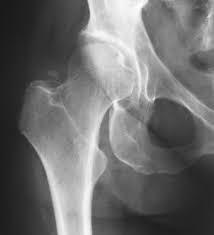
#> input picture pydrillpoints/images/1.jpg, 214 x 235 px
$ python cli.py --filename images/1.jpg
#> lines starting #> are read from the running program, lines starting #| are printed output that depends on the picture; after the words box and inside, x2 and y2 are one past the last pixel; in counts of white or black regions, pixels touching at a corner belong together
### pydrillpoints/detectors/contourdetector.py
import cv2
import numpy as np
from .basedetector import BaseDetector


class ContourDetector(BaseDetector):
    def parse_image(self):
        img = cv2.imread(self.filename,)
#> img is the input picture: shape (235, 214, 3); min 25, max 255, mean 109.3
        gray = cv2.cvtColor(img, cv2.COLOR_BGR2GRAY)
        color_img = cv2.cvtColor(img, cv2.COLOR_BGR2RGB)

        KernelSizeWidth = 3
        KernelSizeHeight = 3
        blurred_img_3v3 = cv2.GaussianBlur(gray,(KernelSizeWidth, KernelSizeHeight),0)

        KernelSizeWidth = 13
        KernelSizeHeight = 13
        blurred_img_13v13 = cv2.GaussianBlur(gray,(KernelSizeWidth, KernelSizeHeight),0)
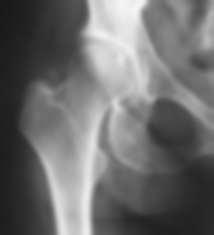
#> blurred_img_13v13: shape (235, 214); min 25, max 245, mean 109.2

        canny_threshold = 30
        canny_param2 = 135
        canny_img = cv2.Canny(blurred_img_3v3, canny_threshold, canny_param2)
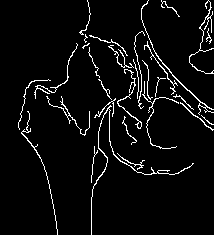
#> canny_img: shape (235, 214); 4.9% white in thin lines or dots

        thresh = cv2.threshold(canny_img, 45, 255, cv2.THRESH_BINARY)[1]
# thresh = cv2.erode(thresh, None, iterations=2)
        thresh = cv2.dilate(thresh, None, iterations=2)
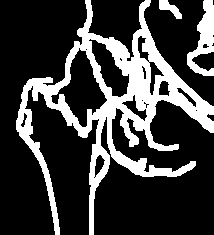
#> thresh: shape (235, 214); 23.9% white; 3 white regions


        contours, hierarchy = cv2.findContours(thresh,cv2.RETR_TREE,cv2.CHAIN_APPROX_SIMPLE)
#> contours = 21 contours, 7 with area under 20; largest, box (x1, y1, x2, y2) and area: (16, 0, 214, 235) 13784, (50, 47, 108, 128) 1982, (88, 38, 130, 98) 1078, (187, 0, 214, 76) 889, (121, 94, 148, 122) 232
        contours = sorted(contours, key=cv2.contourArea, reverse=True)
        img_contours = img.copy()
        cv2.drawContours(img_contours, contours, 0, (0,255,0), 2)
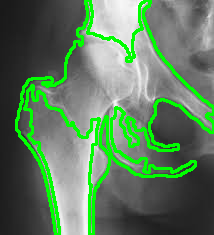
#> img_contours: shape (235, 214, 3); 12.1% of pixels changed, all inside (x1, y1, x2, y2) = (15, 0, 214, 235)

        for cnt in contours:
                M = cv2.moments(cnt)
                cx = int(M['m10']/M['m00'])
                cy = int(M['m01']/M['m00'])
                center = (cx, cy)
                radius = 5
                cv2.circle(img_contours, (cx,cy), radius, (0, 255, 255), -1)
#> this loop made 21 passes
#> (cx, cy) on passes 1 to 12: (112, 99), (81, 89), (109, 69), (203, 38), (135, 108), (153, 75), (169, 8), (141, 48), (98, 164), (163, 88), (186, 96), (23, 119)
#> (cnt, cx, cy) on passes 18 to 21: ([[93, 177], [94, 176], [95, 177], [94, 178]], 94, 177), ([[195, 110], [196, 109], [197, 110], [196, 111]], 196, 110), ([[141, 100], [142, 99], [143, 100], [142, 101]], 142, 100), ([[85, 49], [86, 48], [87, 49], [86, 50]], 86, 49)
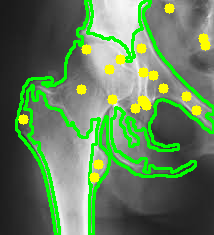
#> img_contours: shape (235, 214, 3); 3.17% of pixels changed, all inside (x1, y1, x2, y2) = (18, 3, 211, 183)

        self.finished_img = img_contours

### pydrillpoints/detectors/basedetector.py
class BaseDetector:
    def __init__(self, filename):

        self.head_coords = None # (1,1)
        self.femur_coords = None # (1,1)

        self.filename = filename
        self.finished_img = None
        self.parse_image()

    def get_image(self):
        return self.finished_img

    def parse_image(self):
        pass

### pydrillpoints/cli.py
#!/usr/bin/env python3
import cv2
from detectors import detectors
from argparse import ArgumentParser


DEFAULT_DETECTOR = "contour"


def get_args():
    ''' fetches CLI args '''
    parser = ArgumentParser(description='Draws drill points on xrays for hip pinning surgeries')
    parser.add_argument("--filename", required=True,
                        help='location of image')
    parser.add_argument("--detector", default=DEFAULT_DETECTOR,
                        help='Create a new database')

    return parser.parse_args()


def main():
    args = get_args()

    if args.detector not in detectors:
        print("Invalid detector specified, valid detectors: ")
        print(', '.join([d for d in detectors.keys()]))
    else:
        Detector = detectors.get(args.detector)
        d = Detector(args.filename)

        # display output
        cv2.imshow("Original", d.get_image())
        cv2.waitKey()


if __name__=="__main__":
    main()
